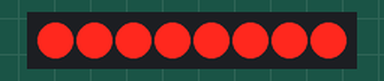
Recording of a sketch running on a simulated Arduino Uno, built with avr-gcc and run on an emulated ATmega328P. On the bench: 8 shift-register outputs drawn as a row of LEDs (first output left, lit = HIGH). Wiring (inferred from the names in the program): shift register (74HC595): data pin 11; shift clock pin 12; latch pin 8. Wiring (inferred from the signals the program sends): row of LEDs: on Q0, Q1, Q2, Q3, Q4, Q5, Q6, Q7.

Above: at 0.5 s.
At 3.5 s:
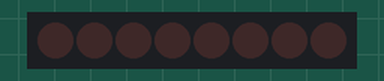
Timing chart, 0 to 4.6 s (numbered marks = the images above):
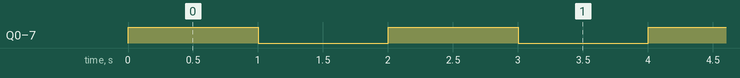

The sketch:

workShop11.ino
```cpp
const int latchPin = 8; //12
const int clockPin = 12; //11
const int dataPin = 11; //14
const int wait = 1000;

void setup() {
  Serial.begin(9600);
  pinMode(latchPin,OUTPUT);
  pinMode(clockPin,OUTPUT);
  pinMode(dataPin,OUTPUT);

}

void loop() {
  digitalWrite(latchPin, LOW);
  shiftOut(dataPin, clockPin, MSBFIRST, 255);
  digitalWrite(latchPin, HIGH);
  delay(wait);
  digitalWrite(latchPin, LOW);
  shiftOut(dataPin, clockPin, MSBFIRST, 0);
  digitalWrite(latchPin, HIGH);
  delay(wait);
}
```

Measured:
- by itself, Q0–7: alternates HIGH for 1.0 s and LOW for 1.0 s
